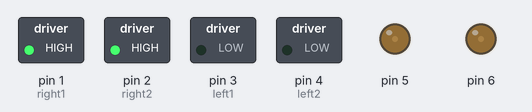
Bench run of a sketch on a simulated Arduino Uno, built with avr-gcc and run on an emulated ATmega328P. Shown: switched loads named in the sketch (green lamp = pin HIGH), output pins drawn as LEDs (lit = HIGH).

Above: at 0.1 s.
At 5.1 s:
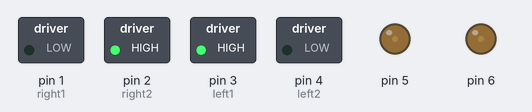
At 10.1 s:
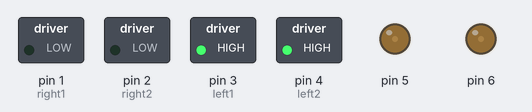
At 15.1 s:
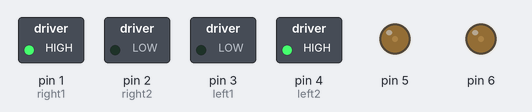
At 20.1 s:
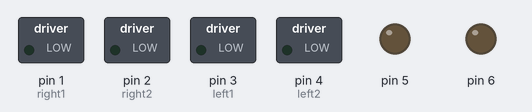
Timing chart, 0 to 21.6 s (numbered marks = the images above):
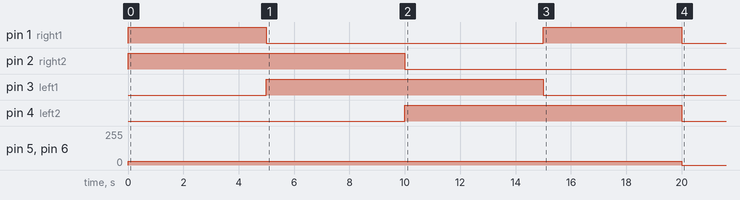

Measured:
- by itself, pin 1 (right1): alternates HIGH for 5.0 s and LOW for 10.0 s, 4 changes in all, then stays LOW
- by itself, pin 2 (right2): LOW → HIGH at 0.00 s, → LOW 10.0 s later
- by itself, pin 3 (left1): LOW → HIGH at 5.0 s, → LOW 10.0 s later
- by itself, pin 4 (left2): LOW → HIGH at 10.0 s, → LOW 10.0 s later
- by itself, pin 5, pin 6: 0/255 → 30/255 at 0.00 s, → 0/255 20.0 s later

The sketch:

motor.ino
```cpp
#include "MotorClass.h"

#define right1 1
#define right2 2
#define left1 3
#define left2 4

#define rightspeed 5
#define leftspeed 6
//3,5,6,9,10,11

MotorController x;

int time = 0;

void setup(){
  pinMode(right1, OUTPUT);
  pinMode(right2, OUTPUT);
  pinMode(left1, OUTPUT);
  pinMode(left2, OUTPUT);

  x.init(right1, right2, left1, left2, rightspeed, leftspeed);
}

void loop(){

  if (time < 5){
    x.forward();
  }
  else if (time < 10){
    x.right();
  }
  else if (time < 15){
    x.back();
  }
  else if (time < 20){
    x.left();
  }
  else{
    x.stop();
  }

  delay(1000);
  time++;
}
```

MotorClass.cpp
```cpp
#include "MotorClass.h"
#include "Arduino.h"

MotorController::MotorController(){
};

//do you have to re-set the speed when the direction of the wheel's spin changes??


void MotorController::forward(){
	digitalWrite(Rpin1, HIGH);
	digitalWrite(Rpin2, LOW);
  analogWrite(Rspeed, 30);

	digitalWrite(Lpin1, HIGH);
	digitalWrite(Lpin2, LOW);
  analogWrite(Lspeed, 30);
}

void MotorController::back(){
  digitalWrite(Rpin1, LOW);
	digitalWrite(Rpin2, HIGH);
  analogWrite(Rspeed, 30);

  digitalWrite(Lpin1, LOW);
	digitalWrite(Lpin2, HIGH);
	analogWrite(Lspeed, 30);
}

void MotorController::left(){
	digitalWrite(Rpin1, HIGH);
	digitalWrite(Rpin2, LOW);
  analogWrite(Rspeed, 30);

  digitalWrite(Lpin1, LOW);
  digitalWrite(Lpin2, HIGH);
  analogWrite(Lspeed, 30);
}

void MotorController::right(){
	digitalWrite(Rpin1, LOW);
	digitalWrite(Rpin2, HIGH);
  analogWrite(Rspeed, 30);

  digitalWrite(Lpin1, HIGH);
  digitalWrite(Lpin2, LOW);
  analogWrite(Lspeed, 30);
}

void MotorController::stop(){
  digitalWrite(Rpin1, LOW);
  digitalWrite(Rpin2, LOW);
  digitalWrite(Lpin1, LOW);
  digitalWrite(Lpin2, LOW);

  analogWrite(Rspeed, 0);
  analogWrite(Lspeed, 0);
}

void MotorController::init(int r1, int l1, int r2, int l2, int rs, int ls){
	this->Rpin1 = r1;
	this->Rpin2 = r2;
	this->Lpin1 = l1;
	this->Lpin2 = l2;
  this->Rspeed = rs;
  this->Lspeed = ls;
}
```

MotorClass.h
```cpp
#ifndef MOTOR_H
#define MOTOR_H

class MotorController{
	public:
    MotorController();

    void forward();
    void back();
    void right();
    void left();
    void stop();
    void init(int r1, int l1, int r2, int l2, int rs, int ls);

	private:
    int Rpin1;
    int Rpin2;
    int Lpin1;
    int Lpin2;

    int Rspeed;
    int Lspeed;
};

#endif
```
